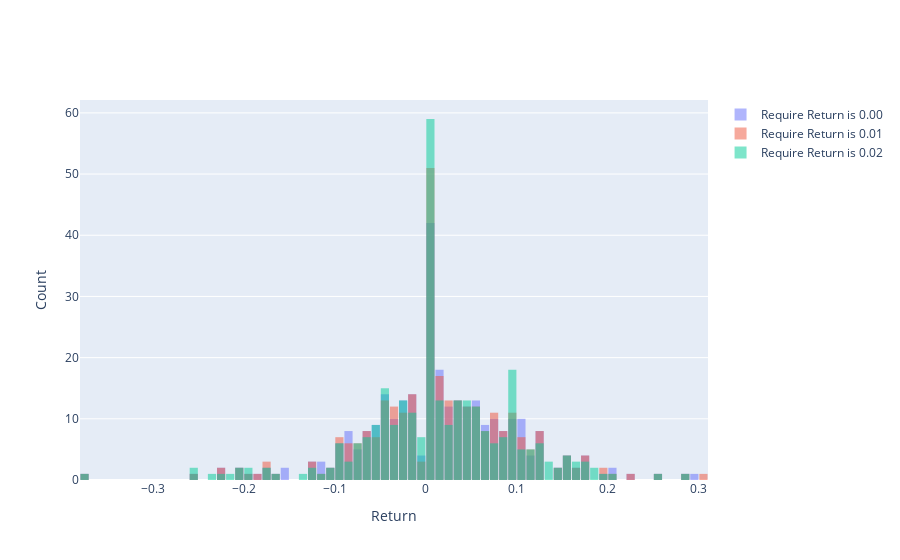

Notebook cell for this chart:
### Markdown cell above
# Histogram

### Code cell
size = 0.01
rr_0_01 = np.array(list(Return[require_return[0]].values()))
rr_0_05 = np.array(list(Return[require_return[1]].values()))
rr_0_1 = np.array(list(Return[require_return[2]].values()))

# Create a histogram using Plotly (go.Histogram) for the optimal portfolio payoffs
hist = go.Figure(data=[go.Histogram(x=rr_0_01, xbins=dict(
    start=min(rr_0_01) // size * size,  # type: ignore
    end=max(rr_0_01) // size * size + size,  # type: ignore
    size=size
), name='Require Return is %.2f' % require_return[0])])

# Update layout settings for the histogram
hist.update_layout(
    # title_text='Portfolios payoffs with mean of return are %f' % np.mean(rr_0_01),  # title of plot
    xaxis_title_text='Return',  # x-axis label
    yaxis_title_text='Count',  # y-axis label
    bargroupgap=0.1  # gap between bars of the same location coordinates
)

# Add a histogram for the random portfolio payoffs
hist.add_trace(go.Histogram(x=rr_0_05, xbins=dict(
    start=min(rr_0_05) // size * size,  # type: ignore
    end=max(rr_0_05) // size * size + size,  # type: ignore
    size=size
), name='Require Return is %.2f' % require_return[1]))

# Add a histogram for the random portfolio payoffs
hist.add_trace(go.Histogram(x=rr_0_1, xbins=dict(
    start=min(rr_0_1) // size * size,  # type: ignore
    end=max(rr_0_1) // size * size + size,  # type: ignore
    size=size
), name='Require Return is %.2f' % require_return[2]))


# The two histograms are drawn on top of one another
hist.update_layout(barmode='overlay')
hist.update_traces(opacity=0.5)

# Show the overlaid histogram
hist.show()

### Figure 1 — Plotly figure (JSON) as saved in the notebook; plotly's stock layout.template omitted (floating-point values rounded to 4 significant figures; data arrays with more than 128 entries replaced by an {"elided": "..."} marker saying what was removed)
{"data": [{"name": "Require Return is 0.00", "opacity": 0.5, "type": "histogram", "x": {"elided": "300 float values"}, "xbins": {"end": 0.3, "size": 0.01, "start": -0.38}}, {"name": "Require Return is 0.01", "opacity": 0.5, "type": "histogram", "x": {"elided": "300 float values"}, "xbins": {"end": 0.31, "size": 0.01, "start": -0.38}}, {"name": "Require Return is 0.02", "opacity": 0.5, "type": "histogram", "x": {"elided": "300 float values"}, "xbins": {"end": 0.29, "size": 0.01, "start": -0.38}}], "layout": {"bargroupgap": 0.1, "barmode": "overlay", "xaxis": {"title": {"text": "Return"}}, "yaxis": {"title": {"text": "Count"}}}}
